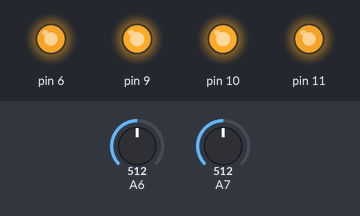
The sketch below on a simulated Arduino Nano, built with avr-gcc and run on an emulated ATmega328P. On the bench: output pins drawn as LEDs (lit = HIGH). Inputs (shaded band) come from the test bench; at power-on: A7 = 512, A6 = 512.

Above: at 1.2 s.
1.3 s: A7 set to 716
At 2.3 s:
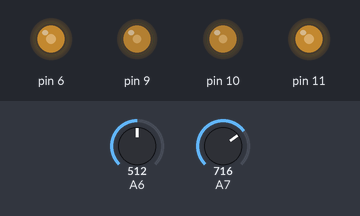
2.8 s: A7 set to 900
At 3.5 s:
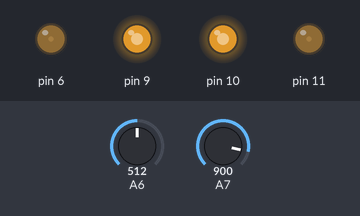
4.3 s: A7 set to 1023
At 4.6 s:
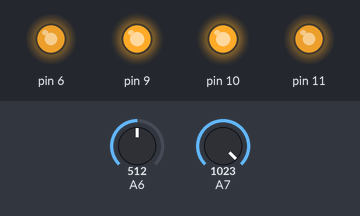
5.8 s: A7 set to 306
At 7.0 s:
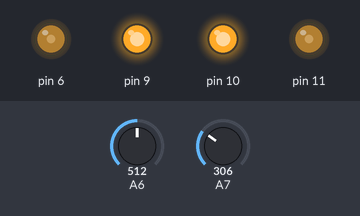
7.3 s: A7 set to 122
At 8.1 s:
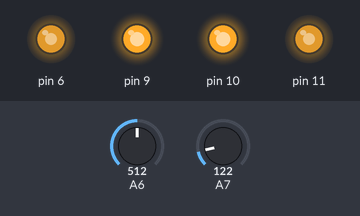
Timing chart, 0 to 9.8 s (numbered marks = the images above; inputs shaded):
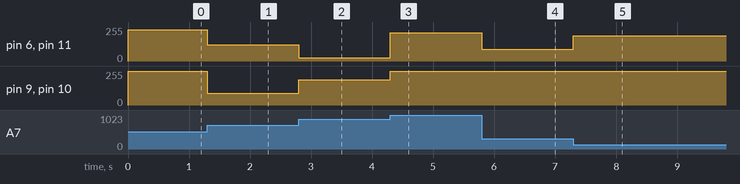

Measured:
- after the input at 1.3 s, pin 6, pin 11: 234/255 → 123/255 at once; pin 9, pin 10: 255/255 → 89/255 at once
- after the input at 2.8 s, pin 6, pin 11: 123/255 → 23/255 at once; pin 9, pin 10: 89/255 → 188/255 at once
- after the input at 4.3 s, pin 6, pin 11: 23/255 → 212/255 at once; pin 9, pin 10: 188/255 → 255/255 at once
- after the input at 5.8 s, pin 6, pin 11: 212/255 → 88/255 at once
- after the input at 7.3 s, pin 6, pin 11: 88/255 → 188/255 at once

The sketch:

Dual_Axis_Joystick.ino
```cpp
// Pin 2: Input for reading the button
// Output for controlling the direction of the motor
// Pin A6 & A7 motor direction (Potentiometers)


int y_axis = 0;
int x_axis = 0;
int R_motor_FWD ;
int R_motor_REV ;
int L_motor_FWD ;
int L_motor_REV ;

void setup() {
  // put your setup code here, to run once:
  Serial.begin(9600);

  pinMode(y_axis,INPUT);
  pinMode(x_axis,INPUT);
  pinMode(R_motor_FWD,OUTPUT);
  pinMode(R_motor_REV,OUTPUT);
  pinMode(L_motor_FWD,OUTPUT);
  pinMode(L_motor_REV,OUTPUT);
}

void loop() {
  y_axis=analogRead(A7);
  x_axis=analogRead(A6);

  R_motor_FWD = map(y_axis,470,0,0,255);
  R_motor_REV = map(y_axis,550,1023,0,255);
  L_motor_FWD = map(y_axis,470,0,0,255);
  L_motor_REV = map(y_axis,550,1023,0,255);

  analogWrite(6,R_motor_FWD);
  analogWrite(9,R_motor_REV);
  analogWrite(11,L_motor_FWD);
  analogWrite(10,L_motor_REV);

}
```
